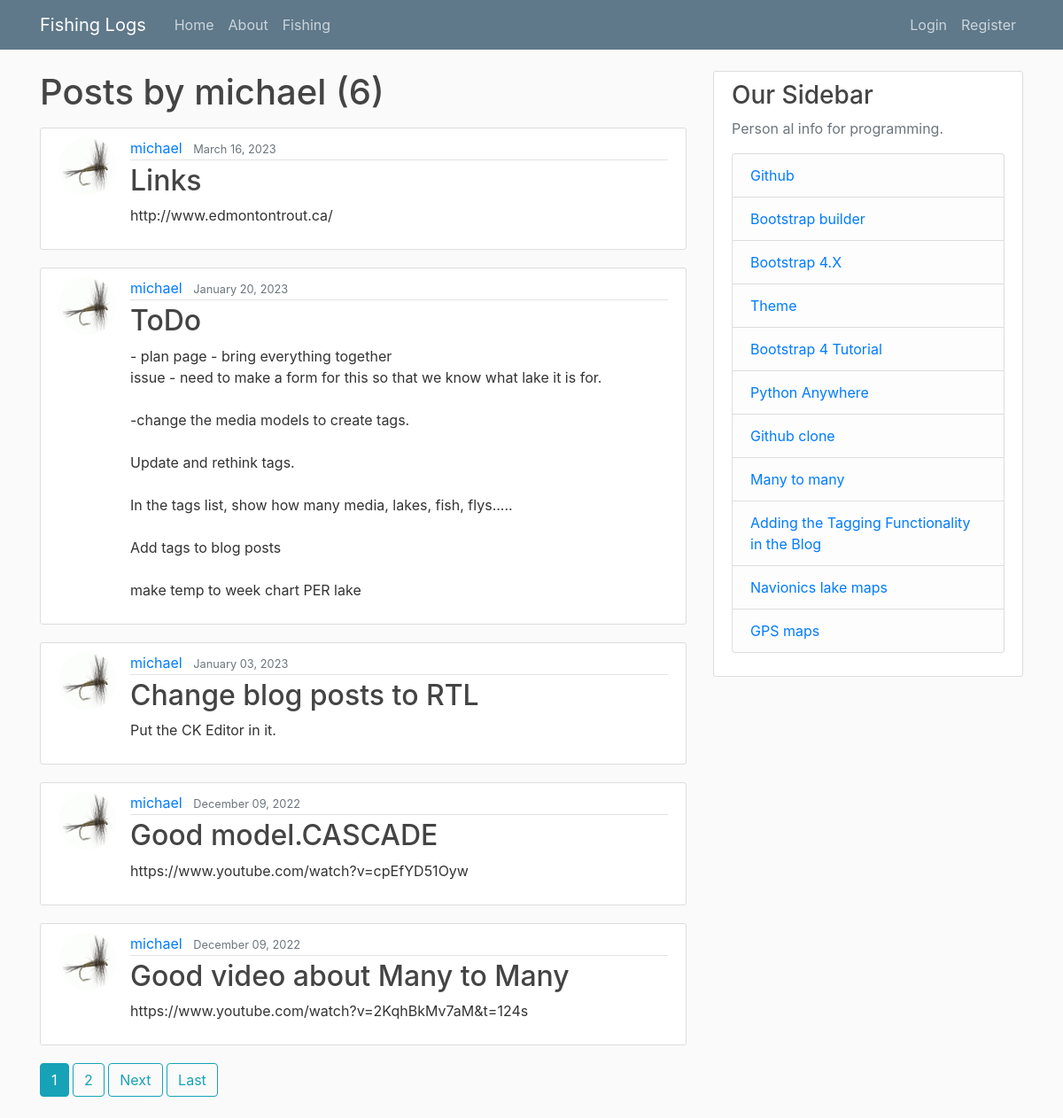
Before: /blog/user/michael with the older database file.
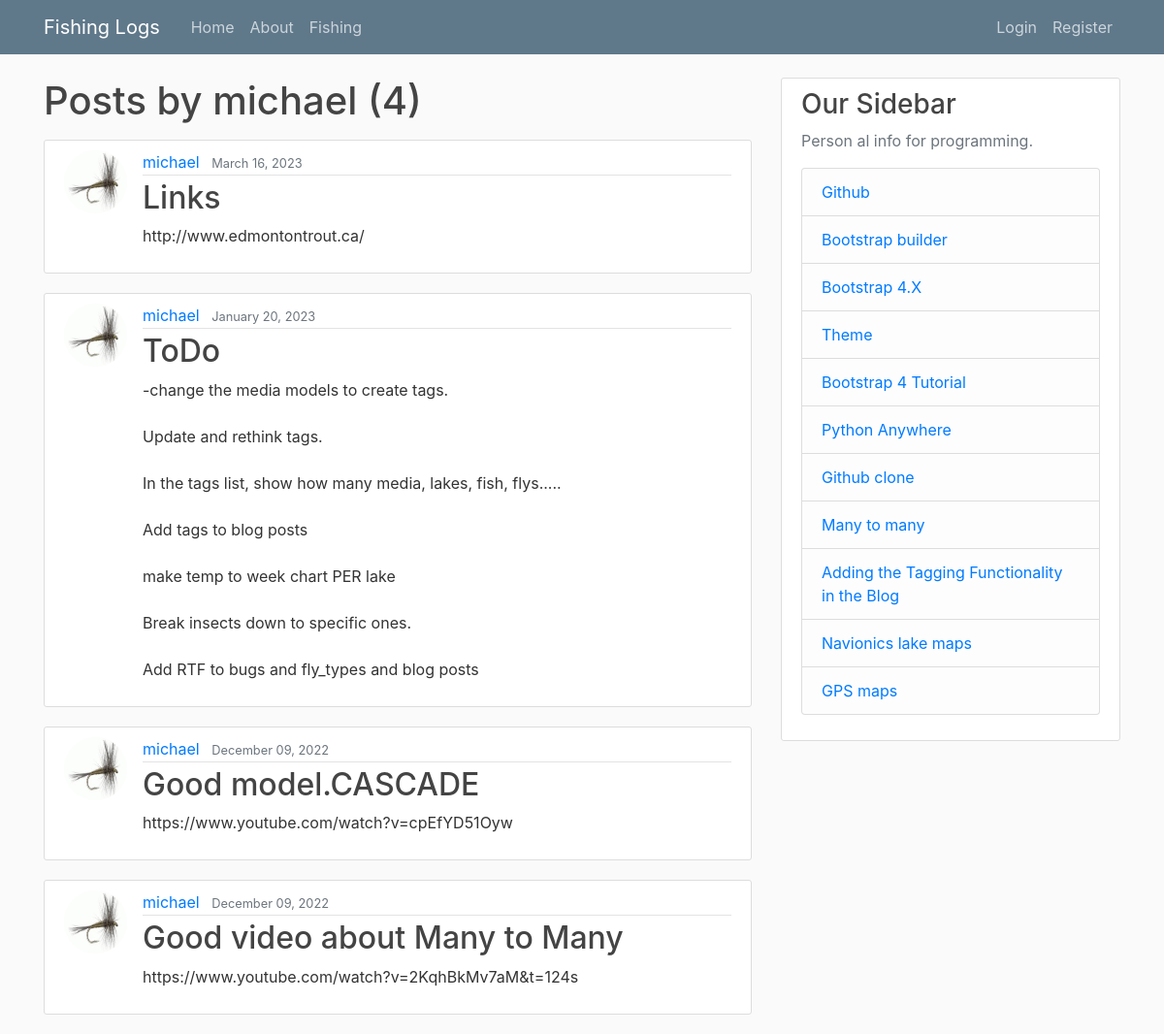
After: the same page with the newer database file.
### blog/models.py (models this page shows, shortened)
class Post(models.Model):
    title = models.CharField(max_length=100)
    content = models.TextField()
    date_posted = models.DateTimeField(default=timezone.now)
    author = models.ForeignKey(User, on_delete=models.CASCADE)

### users/models.py (models this page shows, shortened)
class Profile(models.Model):
    user = models.OneToOneField(User, on_delete=models.CASCADE)
    image = models.ImageField(default='default.jpg', upload_to='profile_pics')

### blog/views.py (the view)
# urls.py: path('user/<str:username>', UserPostListView.as_view(), name='user-posts'),
class UserPostListView(ListView):
    model = Post
    template_name = 'blog/user_posts.html'  # <app>/<model>_<viewtype>.html
    context_object_name = 'posts'
    paginate_by = 5
    def get_queryset(self):
        user = get_object_or_404(User, username=self.kwargs.get('username'))
        return Post.objects.filter(author=user).order_by('-date_posted')

### blog/templates/blog/user_posts.html (shortened to what this page needs)
{% extends "blog/base.html" %}
{% block content %}
    <h1 class="mb-3">Posts by {{ view.kwargs.username }} ({{ page_obj.paginator.count }})</h1>
    {% for post in posts %}
        <article class="media content-section">
          <img class="rounded-circle article-img" src="{{ post.author.profile.image.url }}">
          <div class="media-body">
            <div class="article-metadata">
              <a class="mr-2" href="{% url 'user-posts' post.author.username %}">{{ post.author }}</a>
              <small class="text-muted">{{ post.date_posted|date:"F d, Y" }}</small>
            </div>
            <h2><a class="article-title" href="{% url 'post-detail' post.id %}">{{ post.title }}</a></h2>
            <p class="article-content">{{ post.content }}</p>
          </div>
        </article>
    {% endfor %}
    {% if is_paginated %}
      {% for num in page_obj.paginator.page_range %}
        {% if page_obj.number == num %}
          <a class="btn btn-info mb-4" href="?page={{ num }}">{{ num }}</a>
        {% elif num > page_obj.number|add:'-3' and num < page_obj.number|add:'3' %}
          <a class="btn btn-outline-info mb-4" href="?page={{ num }}">{{ num }}</a>
        {% endif %}
      {% endfor %}
      {% if page_obj.has_next %}
        <a class="btn btn-outline-info mb-4" href="?page={{ page_obj.next_page_number }}">Next</a>
        <a class="btn btn-outline-info mb-4" href="?page={{ page_obj.paginator.num_pages }}">Last</a>
      {% endif %}
    {% endif %}
{% endblock content %}

Changed rows visible on the page:
removed Post: author.profile.image (placeholder picture), author "michael", date_posted "January 03, 2023", title "Change blog posts to RTL", content "Put the CK Editor in it."
changed Post "ToDo": content "- plan page - bring everything together issue - need to make a form for this so that we know what lake it is for. -change the media models to create tags. Update and rethink tags. In the tags list, show how many media, lakes, fish, flys..... Add tags to blog posts make temp to week chart PER lake" → "-change the media models to create tags. Update and rethink tags. In the tags list, show how many media, lakes, fish, flys..... Add tags to blog posts make temp to week chart PER lake Break insects down to specific ones. Add RTF to bugs and fly_types and blog posts"
Other visible differences:
{{ page_obj.paginator.count }}: "6" → "4"
list line gone: "1"
list line gone: "2"
text no longer shown: "Next Last"
